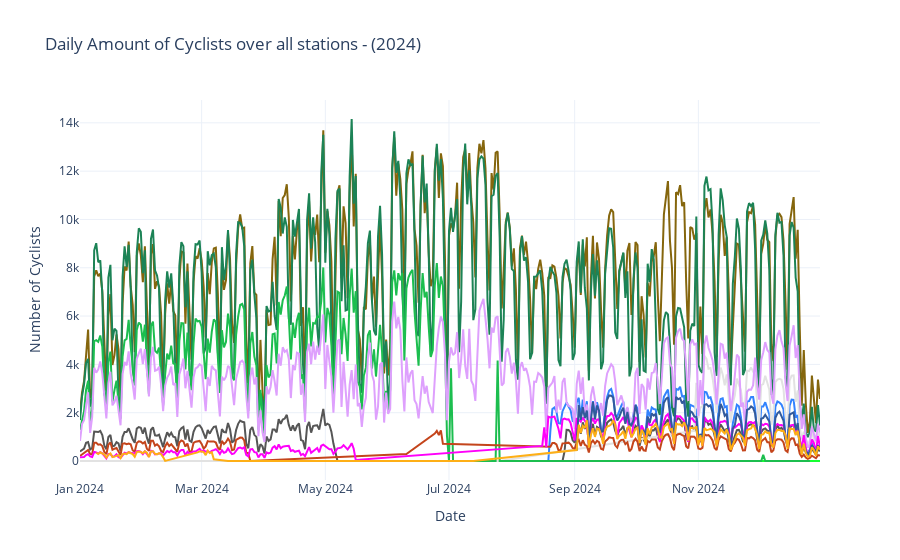

Notebook code cell kept with this figure:
### Code cell
fig = go.Figure()
colors = px.colors.qualitative.Alphabet

for i, (station, daily_sum) in enumerate(data.items()):
    color = colors[i % len(colors)]
    weekdays = pd.to_datetime(daily_sum['datetime']).dt.day_name()
    fig.add_trace(go.Scatter(
            x=daily_sum['datetime'],
            y=daily_sum['channels_all'],
            mode='lines',
            line=dict(color=color),
            showlegend=False,
            customdata=list(zip([station]*len(daily_sum), weekdays)),
            hovertemplate='Date: %{x}<br>Weekday: %{customdata[1]}<br>Cyclists: %{y}<br>Station: %{customdata[0]}<extra></extra>'
        ))

fig.update_layout(
        title=f"Daily Amount of Cyclists over all stations - ({year})",
        xaxis_title="Date",
        yaxis_title="Number of Cyclists",
        template="plotly_white"
    )
fig.show()

### Figure 1 — Plotly figure (JSON) as saved in the notebook; plotly's stock layout.template omitted (floating-point values rounded to 4 significant figures; data arrays with more than 128 entries replaced by an {"elided": "..."} marker saying what was removed)
{"data": [{"customdata": [], "hovertemplate": "Date: %{x}<br>Weekday: %{customdata[1]}<br>Cyclists: %{y}<br>Station: %{customdata[0]}<extra></extra>", "line": {"color": "#AA0DFE"}, "mode": "lines", "showlegend": false, "type": "scatter", "x": [], "y": []}, {"customdata": {"elided": "366x2 str values"}, "hovertemplate": "Date: %{x}<br>Weekday: %{customdata[1]}<br>Cyclists: %{y}<br>Station: %{customdata[0]}<extra></extra>", "line": {"color": "#3283FE"}, "mode": "lines", "showlegend": false, "type": "scatter", "x": {"elided": "366 str values"}, "y": {"elided": "366 int values"}}, {"customdata": {"elided": "366x2 str values"}, "hovertemplate": "Date: %{x}<br>Weekday: %{customdata[1]}<br>Cyclists: %{y}<br>Station: %{customdata[0]}<extra></extra>", "line": {"color": "#85660D"}, "mode": "lines", "showlegend": false, "type": "scatter", "x": {"elided": "366 str values"}, "y": {"elided": "366 int values"}}, {"customdata": [["Schlierbacher Landstraße", "Friday"], ["Schlierbacher Landstraße", "Wednesday"], ["Schlierbacher Landstraße", "Sunday"]], "hovertemplate": "Date: %{x}<br>Weekday: %{customdata[1]}<br>Cyclists: %{y}<br>Station: %{customdata[0]}<extra></extra>", "line": {"color": "#782AB6"}, "mode": "lines", "showlegend": false, "type": "scatter", "x": ["2024-03-29T00:00:00.000000", "2024-07-17T00:00:00.000000", "2024-08-11T00:00:00.000000"], "y": [0, 0, 0]}, {"customdata": {"elided": "366x2 str values"}, "hovertemplate": "Date: %{x}<br>Weekday: %{customdata[1]}<br>Cyclists: %{y}<br>Station: %{customdata[0]}<extra></extra>", "line": {"color": "#565656"}, "mode": "lines", "showlegend": false, "type": "scatter", "x": {"elided": "366 str values"}, "y": {"elided": "366 int values"}}, {"customdata": {"elided": "366x2 str values"}, "hovertemplate": "Date: %{x}<br>Weekday: %{customdata[1]}<br>Cyclists: %{y}<br>Station: %{customdata[0]}<extra></extra>", "line": {"color": "#1C8356"}, "mode": "lines", "showlegend": false, "type": "scatter", "x": {"elided": "366 str values"}, "y": {"elided": "366 int values"}}, {"customdata": {"elided": "366x2 str values"}, "hovertemplate": "Date: %{x}<br>Weekday: %{customdata[1]}<br>Cyclists: %{y}<br>Station: %{customdata[0]}<extra></extra>", "line": {"color": "#16FF32"}, "mode": "lines", "showlegend": false, "type": "scatter", "x": {"elided": "366 str values"}, "y": {"elided": "366 int values"}}, {"customdata": [["Ziegelhäuser Landstraße", "Friday"], ["Ziegelhäuser Landstraße", "Tuesday"], ["Ziegelhäuser Landstraße", "Saturday"], ["Ziegelhäuser Landstraße", "Tuesday"], ["Ziegelhäuser Landstraße", "Friday"], ["Ziegelhäuser Landstraße", "Wednesday"], ["Ziegelhäuser Landstraße", "Tuesday"], ["Ziegelhäuser Landstraße", "Friday"], ["Ziegelhäuser Landstraße", "Wednesday"], ["Ziegelhäuser Landstraße", "Sunday"], ["Ziegelhäuser Landstraße", "Thursday"], ["Ziegelhäuser Landstraße", "Monday"], ["Ziegelhäuser Landstraße", "Tuesday"], ["Ziegelhäuser Landstraße", "Sunday"], ["Ziegelhäuser Landstraße", "Thursday"], ["Ziegelhäuser Landstraße", "Wednesday"], ["Ziegelhäuser Landstraße", "Thursday"], ["Ziegelhäuser Landstraße", "Friday"]], "hovertemplate": "Date: %{x}<br>Weekday: %{customdata[1]}<br>Cyclists: %{y}<br>Station: %{customdata[0]}<extra></extra>", "line": {"color": "#F7E1A0"}, "mode": "lines", "showlegend": false, "type": "scatter", "x": ["2024-01-19T00:00:00.000000", "2024-04-30T00:00:00.000000", "2024-05-25T00:00:00.000000", "2024-05-28T00:00:00.000000", "2024-05-31T00:00:00.000000", "2024-06-05T00:00:00.000000", "2024-06-11T00:00:00.000000", "2024-06-14T00:00:00.000000", "2024-07-10T00:00:00.000000", "2024-07-21T00:00:00.000000", "2024-07-25T00:00:00.000000", "2024-08-05T00:00:00.000000", "2024-08-20T00:00:00.000000", "2024-09-08T00:00:00.000000", "2024-09-19T00:00:00.000000", "2024-10-09T00:00:00.000000", "2024-10-10T00:00:00.000000", "2024-10-18T00:00:00.000000"], "y": [0, 0, 0, 0, 0, 0, 0, 0, 0, 0, 0, 0, 0, 0, 0, 0, 0, 0]}, {"customdata": {"elided": "87x2 str values"}, "hovertemplate": "Date: %{x}<br>Weekday: %{customdata[1]}<br>Cyclists: %{y}<br>Station: %{customdata[0]}<extra></extra>", "line": {"color": "#E2E2E2"}, "mode": "lines", "showlegend": false, "type": "scatter", "x": ["2024-01-01T00:00:00.000000", "2024-01-03T00:00:00.000000", "2024-01-23T00:00:00.000000", "2024-01-24T00:00:00.000000", "2024-01-29T00:00:00.000000", "2024-02-05T00:00:00.000000", "2024-02-14T00:00:00.000000", "2024-02-20T00:00:00.000000", "2024-02-22T00:00:00.000000", "2024-02-24T00:00:00.000000", "2024-02-26T00:00:00.000000", "2024-03-04T00:00:00.000000", "2024-03-07T00:00:00.000000", "2024-03-13T00:00:00.000000", "2024-03-20T00:00:00.000000", "2024-03-30T00:00:00.000000", "2024-04-05T00:00:00.000000", "2024-04-21T00:00:00.000000", "2024-04-29T00:00:00.000000", "2024-05-06T00:00:00.000000", "2024-05-21T00:00:00.000000", "2024-06-23T00:00:00.000000", "2024-07-06T00:00:00.000000", "2024-07-26T00:00:00.000000", "2024-10-30T00:00:00.000000", "2024-10-31T00:00:00.000000", "2024-11-01T00:00:00.000000", "2024-11-02T00:00:00.000000", "2024-11-03T00:00:00.000000", "2024-11-04T00:00:00.000000", "2024-11-05T00:00:00.000000", "2024-11-06T00:00:00.000000", "2024-11-07T00:00:00.000000", "2024-11-08T00:00:00.000000", "2024-11-09T00:00:00.000000", "2024-11-10T00:00:00.000000", "2024-11-11T00:00:00.000000", "2024-11-12T00:00:00.000000", "2024-11-13T00:00:00.000000", "2024-11-14T00:00:00.000000", "2024-11-15T00:00:00.000000", "2024-11-16T00:00:00.000000", "2024-11-17T00:00:00.000000", "2024-11-18T00:00:00.000000", "2024-11-19T00:00:00.000000", "2024-11-20T00:00:00.000000", "2024-11-21T00:00:00.000000", "2024-11-22T00:00:00.000000", "2024-11-23T00:00:00.000000", "2024-11-24T00:00:00.000000", "2024-11-25T00:00:00.000000", "2024-11-26T00:00:00.000000", "2024-11-27T00:00:00.000000", "2024-11-28T00:00:00.000000", "2024-11-29T00:00:00.000000", "2024-11-30T00:00:00.000000", "2024-12-01T00:00:00.000000", "2024-12-02T00:00:00.000000", "2024-12-03T00:00:00.000000", "2024-12-04T00:00:00.000000", "2024-12-05T00:00:00.000000", "2024-12-06T00:00:00.000000", "2024-12-07T00:00:00.000000", "2024-12-08T00:00:00.000000", "2024-12-09T00:00:00.000000", "2024-12-10T00:00:00.000000", "2024-12-11T00:00:00.000000", "2024-12-12T00:00:00.000000", "2024-12-13T00:00:00.000000", "2024-12-14T00:00:00.000000", "2024-12-15T00:00:00.000000", "2024-12-16T00:00:00.000000", "2024-12-17T00:00:00.000000", "2024-12-18T00:00:00.000000", "2024-12-19T00:00:00.000000", "2024-12-20T00:00:00.000000", "2024-12-21T00:00:00.000000", "2024-12-22T00:00:00.000000", "2024-12-23T00:00:00.000000", "2024-12-24T00:00:00.000000", "2024-12-25T00:00:00.000000", "2024-12-26T00:00:00.000000", "2024-12-27T00:00:00.000000", "2024-12-28T00:00:00.000000", "2024-12-29T00:00:00.000000", "2024-12-30T00:00:00.000000", "2024-12-31T00:00:00.000000"], "y": [0, 0, 0, 0, 0, 0, 0, 0, 0, 0, 0, 0, 0, 0, 0, 0, 0, 0, 0, 0, 0, 0, 0, 0, 1250, 3241, 1775, 2211, 2244, 4348, 4240, 3818, 3847, 3438, 2820, 1997, 3173, 3867, 3577, 3136, 3583, 2389, 1589, 2371, 2732, 3412, 3183, 2927, 2252, 2287, 3736, 3721, 3866, 3679, 3538, 2447, 1452, 3141, 3187, 3530, 3175, 2950, 1485, 1939, 3264, 3367, 3404, 3364, 2984, 1838, 1328, 3328, 3537, 3546, 2446, 2922, 1405, 885, 1215, 898, 659, 862, 1369, 822, 769, 1214, 1039]}, {"customdata": {"elided": "305x2 str values"}, "hovertemplate": "Date: %{x}<br>Weekday: %{customdata[1]}<br>Cyclists: %{y}<br>Station: %{customdata[0]}<extra></extra>", "line": {"color": "#1CBE4F"}, "mode": "lines", "showlegend": false, "type": "scatter", "x": {"elided": "305 str values"}, "y": {"elided": "305 int values"}}, {"customdata": {"elided": "225x2 str values"}, "hovertemplate": "Date: %{x}<br>Weekday: %{customdata[1]}<br>Cyclists: %{y}<br>Station: %{customdata[0]}<extra></extra>", "line": {"color": "#C4451C"}, "mode": "lines", "showlegend": false, "type": "scatter", "x": {"elided": "225 str values"}, "y": {"elided": "225 int values"}}, {"customdata": {"elided": "366x2 str values"}, "hovertemplate": "Date: %{x}<br>Weekday: %{customdata[1]}<br>Cyclists: %{y}<br>Station: %{customdata[0]}<extra></extra>", "line": {"color": "#DEA0FD"}, "mode": "lines", "showlegend": false, "type": "scatter", "x": {"elided": "366 str values"}, "y": {"elided": "366 int values"}}, {"customdata": {"elided": "275x2 str values"}, "hovertemplate": "Date: %{x}<br>Weekday: %{customdata[1]}<br>Cyclists: %{y}<br>Station: %{customdata[0]}<extra></extra>", "line": {"color": "#FE00FA"}, "mode": "lines", "showlegend": false, "type": "scatter", "x": {"elided": "275 str values"}, "y": {"elided": "275 int values"}}, {"customdata": {"elided": "121x2 str values"}, "hovertemplate": "Date: %{x}<br>Weekday: %{customdata[1]}<br>Cyclists: %{y}<br>Station: %{customdata[0]}<extra></extra>", "line": {"color": "#325A9B"}, "mode": "lines", "showlegend": false, "type": "scatter", "x": ["2024-09-02T00:00:00.000000", "2024-09-03T00:00:00.000000", "2024-09-04T00:00:00.000000", "2024-09-05T00:00:00.000000", "2024-09-06T00:00:00.000000", "2024-09-07T00:00:00.000000", "2024-09-08T00:00:00.000000", "2024-09-09T00:00:00.000000", "2024-09-10T00:00:00.000000", "2024-09-11T00:00:00.000000", "2024-09-12T00:00:00.000000", "2024-09-13T00:00:00.000000", "2024-09-14T00:00:00.000000", "2024-09-15T00:00:00.000000", "2024-09-16T00:00:00.000000", "2024-09-17T00:00:00.000000", "2024-09-18T00:00:00.000000", "2024-09-19T00:00:00.000000", "2024-09-20T00:00:00.000000", "2024-09-21T00:00:00.000000", "2024-09-22T00:00:00.000000", "2024-09-23T00:00:00.000000", "2024-09-24T00:00:00.000000", "2024-09-25T00:00:00.000000", "2024-09-26T00:00:00.000000", "2024-09-27T00:00:00.000000", "2024-09-28T00:00:00.000000", "2024-09-29T00:00:00.000000", "2024-09-30T00:00:00.000000", "2024-10-01T00:00:00.000000", "2024-10-02T00:00:00.000000", "2024-10-03T00:00:00.000000", "2024-10-04T00:00:00.000000", "2024-10-05T00:00:00.000000", "2024-10-06T00:00:00.000000", "2024-10-07T00:00:00.000000", "2024-10-08T00:00:00.000000", "2024-10-09T00:00:00.000000", "2024-10-10T00:00:00.000000", "2024-10-11T00:00:00.000000", "2024-10-12T00:00:00.000000", "2024-10-13T00:00:00.000000", "2024-10-14T00:00:00.000000", "2024-10-15T00:00:00.000000", "2024-10-16T00:00:00.000000", "2024-10-17T00:00:00.000000", "2024-10-18T00:00:00.000000", "2024-10-19T00:00:00.000000", "2024-10-20T00:00:00.000000", "2024-10-21T00:00:00.000000", "2024-10-22T00:00:00.000000", "2024-10-23T00:00:00.000000", "2024-10-24T00:00:00.000000", "2024-10-25T00:00:00.000000", "2024-10-26T00:00:00.000000", "2024-10-27T00:00:00.000000", "2024-10-28T00:00:00.000000", "2024-10-29T00:00:00.000000", "2024-10-30T00:00:00.000000", "2024-10-31T00:00:00.000000", "2024-11-01T00:00:00.000000", "2024-11-02T00:00:00.000000", "2024-11-03T00:00:00.000000", "2024-11-04T00:00:00.000000", "2024-11-05T00:00:00.000000", "2024-11-06T00:00:00.000000", "2024-11-07T00:00:00.000000", "2024-11-08T00:00:00.000000", "2024-11-09T00:00:00.000000", "2024-11-10T00:00:00.000000", "2024-11-11T00:00:00.000000", "2024-11-12T00:00:00.000000", "2024-11-13T00:00:00.000000", "2024-11-14T00:00:00.000000", "2024-11-15T00:00:00.000000", "2024-11-16T00:00:00.000000", "2024-11-17T00:00:00.000000", "2024-11-18T00:00:00.000000", "2024-11-19T00:00:00.000000", "2024-11-20T00:00:00.000000", "2024-11-21T00:00:00.000000", "2024-11-22T00:00:00.000000", "2024-11-23T00:00:00.000000", "2024-11-24T00:00:00.000000", "2024-11-25T00:00:00.000000", "2024-11-26T00:00:00.000000", "2024-11-27T00:00:00.000000", "2024-11-28T00:00:00.000000", "2024-11-29T00:00:00.000000", "2024-11-30T00:00:00.000000", "2024-12-01T00:00:00.000000", "2024-12-02T00:00:00.000000", "2024-12-03T00:00:00.000000", "2024-12-04T00:00:00.000000", "2024-12-05T00:00:00.000000", "2024-12-06T00:00:00.000000", "2024-12-07T00:00:00.000000", "2024-12-08T00:00:00.000000", "2024-12-09T00:00:00.000000", "2024-12-10T00:00:00.000000", "2024-12-11T00:00:00.000000", "2024-12-12T00:00:00.000000", "2024-12-13T00:00:00.000000", "2024-12-14T00:00:00.000000", "2024-12-15T00:00:00.000000", "2024-12-16T00:00:00.000000", "2024-12-17T00:00:00.000000", "2024-12-18T00:00:00.000000", "2024-12-19T00:00:00.000000", "2024-12-20T00:00:00.000000", "2024-12-21T00:00:00.000000", "2024-12-22T00:00:00.000000", "2024-12-23T00:00:00.000000", "2024-12-24T00:00:00.000000", "2024-12-25T00:00:00.000000", "2024-12-26T00:00:00.000000", "2024-12-27T00:00:00.000000", "2024-12-28T00:00:00.000000", "2024-12-29T00:00:00.000000", "2024-12-30T00:00:00.000000", "2024-12-31T00:00:00.000000"], "y": [427, 2314, 1703, 2226, 1775, 2092, 913, 1785, 2445, 1718, 2297, 2089, 1184, 1237, 1980, 2531, 2715, 2704, 2628, 1958, 1677, 1826, 2057, 2206, 1535, 2027, 1538, 1475, 1692, 2324, 1926, 957, 1242, 1254, 1079, 1843, 1576, 1966, 1876, 1958, 1214, 1200, 1706, 2414, 2565, 2638, 1931, 1383, 1166, 2653, 2556, 2600, 2382, 2496, 1567, 1215, 2058, 2006, 1841, 1820, 846, 1120, 992, 2321, 2352, 2260, 2308, 2012, 1432, 943, 1789, 2364, 2185, 1873, 1954, 1061, 706, 1345, 1486, 1978, 1854, 1645, 945, 1106, 2112, 2159, 2259, 2196, 1967, 1264, 663, 1750, 1786, 1914, 1743, 1641, 752, 828, 1789, 1972, 2043, 1843, 1668, 938, 726, 1918, 1976, 2011, 1273, 1570, 745, 444, 676, 424, 278, 372, 662, 501, 369, 647, 537]}, {"customdata": {"elided": "184x2 str values"}, "hovertemplate": "Date: %{x}<br>Weekday: %{customdata[1]}<br>Cyclists: %{y}<br>Station: %{customdata[0]}<extra></extra>", "line": {"color": "#FEAF16"}, "mode": "lines", "showlegend": false, "type": "scatter", "x": {"elided": "184 str values"}, "y": {"elided": "184 int values"}}], "layout": {"title": {"text": "Daily Amount of Cyclists over all stations - (2024)"}, "xaxis": {"title": {"text": "Date"}}, "yaxis": {"title": {"text": "Number of Cyclists"}}}}
